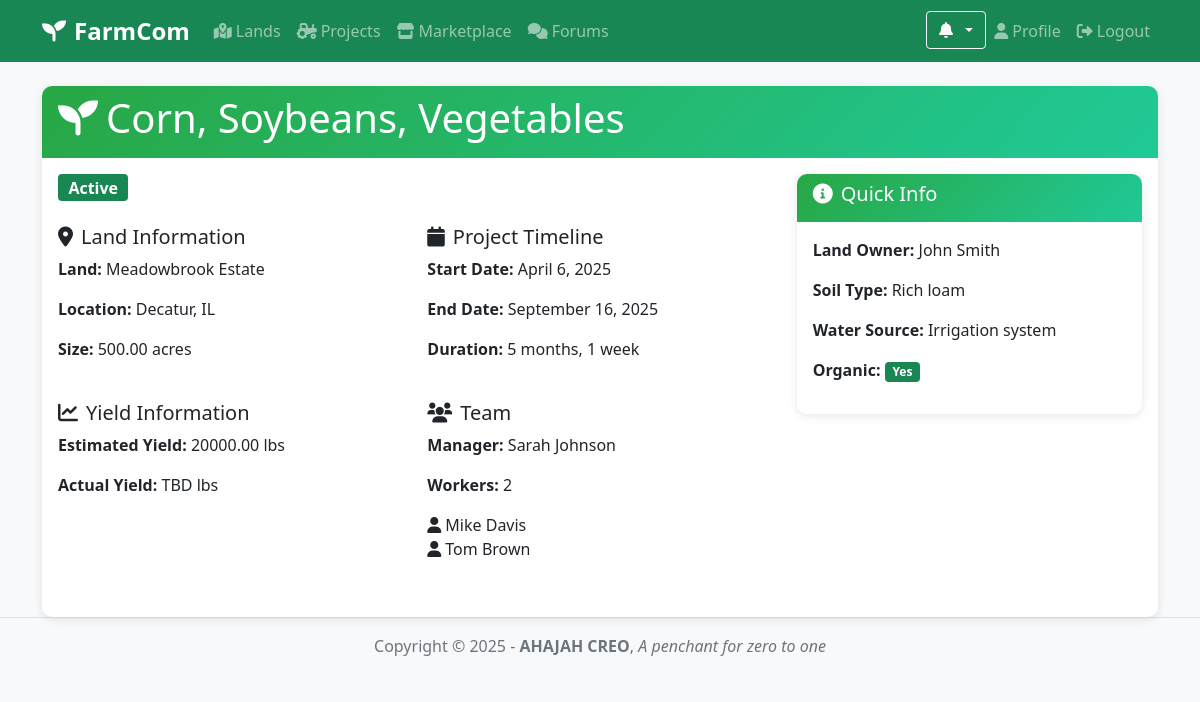
The app's page /farming/projects/5/ (signed in) with its own data.
### farming/models.py (models this page shows, shortened)
class FarmingProject(models.Model):
    STATUS_CHOICES = (
        ('PLANNING', 'Planning'),
        ('ACTIVE', 'Active'),
        ('HARVESTED', 'Harvested'),
        ('COMPLETED', 'Completed'),
    )
    APPROVAL_CHOICES = [
        ('PENDING', 'Pending'),
        ('APPROVED', 'Approved'),
        ('REJECTED', 'Rejected'),
    ]
    land = models.ForeignKey(Land, on_delete=models.CASCADE)
    manager = models.ForeignKey(User, on_delete=models.SET_NULL, null=True, related_name='managed_projects')
    workers = models.ManyToManyField(User, related_name='farming_projects')
    start_date = models.DateField()
    end_date = models.DateField(null=True, blank=True)
    status = models.CharField(max_length=20, choices=STATUS_CHOICES, default='PLANNING')
    crops = models.CharField(max_length=200)
    estimated_yield = models.DecimalField(max_digits=10, decimal_places=2)
    actual_yield = models.DecimalField(max_digits=10, decimal_places=2, null=True, blank=True)
    approval_status = models.CharField(
        max_length=10,
        choices=APPROVAL_CHOICES,
        default='PENDING'
    )

### lands/models.py (models this page shows, shortened)
class Land(models.Model):
    owner = models.ForeignKey(User, on_delete=models.CASCADE, related_name='lands')
    title = models.CharField(max_length=100)
    location = models.CharField(max_length=100)
    size = models.DecimalField(max_digits=10, decimal_places=2)  # in acres
    description = models.TextField()
    is_available = models.BooleanField(default=True)
    preferred_crops = models.CharField(max_length=200)
    soil_type = models.CharField(max_length=50)
    water_source = models.CharField(max_length=50)
    date_listed = models.DateTimeField(auto_now_add=True)
    approval_status = models.CharField(
        max_length=10,
        choices=[('PENDING', 'Pending'), ('APPROVED', 'Approved'), ('REJECTED', 'Rejected')],
        default='PENDING'
    )

### accounts/models.py (models this page shows, shortened)
class User(AbstractUser):
    USER_TYPES = (
        ('LANDOWNER', 'Landowner'),
        ('FARMER', 'Professional Farmer'),
        ('WORKER', 'Farm Worker'),
        ('INVESTOR', 'Investor'),
        ('STUDENT', 'Student'),
    )
    user_type = models.CharField(max_length=20, choices=USER_TYPES)
    phone = models.CharField(max_length=20)
    location = models.CharField(max_length=100)
    bio = models.TextField(blank=True)
    skills = models.CharField(max_length=200, blank=True)
    avatar = models.ImageField(upload_to='avatars/', blank=True, null=True)
    groups = models.ManyToManyField(
        Group,
        verbose_name='groups',
        blank=True,
        help_text='The groups this user belongs to. A user will get all permissions granted to each of their groups.',
        related_name="accounts_user_groups",  # Custom related_name
        related_query_name="accounts_user",
    )
    user_permissions = models.ManyToManyField(
        Permission,
        verbose_name='user permissions',
        blank=True,
        help_text='Specific permissions for this user.',
        related_name="accounts_user_permissions",  # Custom related_name
        related_query_name="accounts_user",
    )
    supervisor = models.ForeignKey(
        'self',
        null=True,
        blank=True,
        on_delete=models.SET_NULL,
        related_name='supervised_workers',
        limit_choices_to={'user_type': 'FARMER'},
        help_text='The professional farmer supervising this worker (if applicable).'
    )

### farming/views.py (the view)
# urls.py: path('projects/<int:pk>/', views.project_detail, name='project_detail'),
@login_required
def project_detail(request, pk):
    project = get_object_or_404(FarmingProject, pk=pk)
    if not request.user.is_superuser and project.approval_status != 'APPROVED':
        return render(request, 'farming/project_detail.html', {'error': 'This project is not available.'})
    return render(request, 'farming/project_detail.html', {'project': project})

### accounts/context_processors.py (called while the page is built)
def notification_data(request):
    if request.user.is_authenticated:
        unread_notifications = Notification.objects.filter(user=request.user, is_read=False).count()
        recent_notifications = Notification.objects.filter(user=request.user, is_read=False).order_by('-created_at')[:5]
        return {
            'unread_notifications': unread_notifications,
            'recent_notifications': recent_notifications,
        }
    return {
        'unread_notifications': 0,
        'recent_notifications': [],
    }

def dashboard_url(request):
    if request.user.is_authenticated:
        return {
            'user_dashboard_url': get_user_dashboard_url(request.user),
            'user_home_url': get_user_home_url(request.user)
        }
    return {
        'user_dashboard_url': 'home',
        'user_home_url': 'home'
    }

### accounts/utils.py (called while the page is built)
def get_user_dashboard_url(user):
    if user.is_superuser:
        return 'admin_dashboard'
    elif user.user_type == 'FARMER':
        return 'farmer_dashboard'
    elif user.user_type == 'WORKER':
        return 'worker_dashboard'
    elif user.user_type == 'INVESTOR':
        return 'investor_dashboard'
    elif user.user_type == 'STUDENT':
        return 'student_dashboard'
    elif user.user_type == 'LANDOWNER':
        return 'landowner_home'  # Landowners use landowner_home as their dashboard
    else:
        return 'user_dashboard'  # Default fallback

def get_user_home_url(user):
    if user.is_superuser:
        return 'superuser_home'  # Superusers go to their custom home page
    elif user.user_type == 'FARMER':
        return 'farmer_home'
    elif user.user_type == 'WORKER':
        return 'worker_home'
    elif user.user_type == 'INVESTOR':
        return 'investor_home'
    elif user.user_type == 'STUDENT':
        return 'student_home'
    elif user.user_type == 'LANDOWNER':
        return 'landowner_home'
    else:
        return 'logged_in_home'  # Default fallback

### templates/farming/project_detail.html (shortened to what this page needs)
{% extends 'base.html' %}
{% block content %}
<div class="card">
    <div class="card-header">
        <h1><i class="fas fa-seedling me-2"></i>{{ project.crops }}</h1>
    </div>
    <div class="card-body">
        <div class="row">
            <div class="col-md-8">
                <div class="mb-4">
                    <span class="badge bg-{% if project.status == 'ACTIVE' %}success{% elif project.status == 'PLANNING' %}warning{% elif project.status == 'HARVESTED' %}info{% else %}secondary{% endif %} fs-6">
                        {{ project.get_status_display }}
                    </span>
                </div>
                <div class="row mb-4">
                    <div class="col-md-6">
                        <h5><i class="fas fa-map-marker-alt me-2"></i>Land Information</h5>
                        <p><strong>Land:</strong> {{ project.land.title }}</p>
                        <p><strong>Location:</strong> {{ project.land.location }}</p>
                        <p><strong>Size:</strong> {{ project.land.size }} acres</p>
                    </div>
                    <div class="col-md-6">
                        <h5><i class="fas fa-calendar me-2"></i>Project Timeline</h5>
                        <p><strong>Start Date:</strong> {{ project.start_date|date:"F j, Y" }}</p>
                        <p><strong>End Date:</strong> {{ project.end_date|date:"F j, Y"|default:"TBD" }}</p>
                        <p><strong>Duration:</strong>
                            {% if project.end_date %}
                                {{ project.start_date|timesince:project.end_date }}
                            {% else %}
                                {{ project.start_date|timesince }}
                            {% endif %}
                        </p>
                    </div>
                </div>
                <div class="row mb-4">
                    <div class="col-md-6">
                        <h5><i class="fas fa-chart-line me-2"></i>Yield Information</h5>
                        <p><strong>Estimated Yield:</strong> {{ project.estimated_yield }} lbs</p>
                        <p><strong>Actual Yield:</strong> {{ project.actual_yield|default:"TBD" }} lbs</p>
                    </div>
                    <div class="col-md-6">
                        <h5><i class="fas fa-users me-2"></i>Team</h5>
                        <p><strong>Manager:</strong> {{ project.manager.get_full_name|default:project.manager.username }}</p>
                        <p><strong>Workers:</strong> {{ project.workers.count }}</p>
                        {% if project.workers.all %}
                            <ul class="list-unstyled">
                                {% for worker in project.workers.all %}
                                    <li><i class="fas fa-user me-1"></i>{{ worker.get_full_name|default:worker.username }}</li>
                                {% endfor %}
                            </ul>
                        {% endif %}
                    </div>
                </div>
            </div>
            <div class="col-md-4">
                <div class="card">
                    <div class="card-header">
                        <h5><i class="fas fa-info-circle me-2"></i>Quick Info</h5>
                    </div>
                    <div class="card-body">
                        <p><strong>Land Owner:</strong> {{ project.land.owner.get_full_name|default:project.land.owner.username }}</p>
                        <p><strong>Soil Type:</strong> {{ project.land.soil_type }}</p>
                        <p><strong>Water Source:</strong> {{ project.land.water_source }}</p>
                        <p><strong>Organic:</strong>
                            {% if project.land.preferred_crops %}
                                <span class="badge bg-success">Yes</span>
                            {% else %}
                                <span class="badge bg-secondary">No</span>
                            {% endif %}
                        </p>
                    </div>
                </div>
            </div>
        </div>
    </div>
</div>
{% endblock %}

### static/css/style.css (style rules this page uses)
:root { --primary-green: #28a745; --secondary-green: #20c997; --dark-green: #1e7e34; --light-green: #d4edda; }
body { font-family: 'Segoe UI', Tahoma, Geneva, Verdana, sans-serif; background-color: #f8f9fa; }
.card { border: none; border-radius: 10px; box-shadow: 0 2px 10px rgba(0,0,0,0.1); transition: transform 0.2s; }
.card-header { background: linear-gradient(135deg, var(--primary-green), var(--secondary-green)); color: white; border-radius: 10px 10px 0 0 !important; border: none; }

### records on screen
FarmingProject: crops "Corn, Soybeans, Vegetables", status "Active", land "Meadowbrook Estate", land.location "Decatur, IL", land.size "500.00", start_date "April 6, 2025", end_date "September 16, 2025", start_date "5 months, 1 week", estimated_yield "20000.00", actual_yield "TBD", manager.get_full_name "Sarah Johnson", workers.count "2", land.owner.get_full_name "John Smith", land.soil_type "Rich loam", land.water_source "Irrigation system"
User: get_full_name "Mike Davis"
User: get_full_name "Tom Brown"
